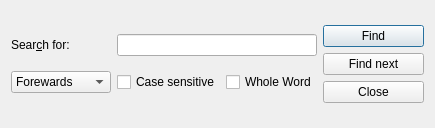
<?xml version="1.0" encoding="UTF-8"?>
<ui version="4.0">
 <class>SearchDialog</class>
 <widget class="QDialog" name="SearchDialog">
  <property name="geometry">
   <rect>
    <x>0</x>
    <y>0</y>
    <width>435</width>
    <height>128</height>
   </rect>
  </property>
  <property name="maximumSize">
   <size>
    <width>435</width>
    <height>128</height>
   </size>
  </property>
  <property name="windowTitle">
   <string>Search - Amiga Cross Editor</string>
  </property>
  <property name="windowIcon">
   <iconset resource="application.qrc">
    <normaloff>:/images/amiga_classic.png</normaloff>:/images/amiga_classic.png</iconset>
  </property>
  <layout class="QGridLayout" name="gridLayout_2">
   <item row="0" column="0">
    <layout class="QGridLayout" name="gridLayout">
     <item row="1" column="2">
      <widget class="QCheckBox" name="checkBox__MatchWord">
       <property name="text">
        <string>Whole Word</string>
       </property>
      </widget>
     </item>
     <item row="1" column="0">
      <widget class="QComboBox" name="comboBox_Direction">
       <property name="minimumSize">
        <size>
         <width>100</width>
         <height>0</height>
        </size>
       </property>
       <item>
        <property name="text">
         <string>Forewards</string>
        </property>
       </item>
       <item>
        <property name="text">
         <string>Backwards</string>
        </property>
       </item>
      </widget>
     </item>
     <item row="0" column="1" colspan="2">
      <widget class="QLineEdit" name="lineEdit_Search"/>
     </item>
     <item row="1" column="1">
      <widget class="QCheckBox" name="checkBox_CaseSensitivity">
       <property name="text">
        <string>Case sensitive</string>
       </property>
      </widget>
     </item>
     <item row="0" column="0">
      <widget class="QLabel" name="label">
       <property name="text">
        <string>Sear&amp;ch for:</string>
       </property>
       <property name="buddy">
        <cstring>lineEdit_Search</cstring>
       </property>
      </widget>
     </item>
    </layout>
   </item>
   <item row="0" column="1">
    <layout class="QVBoxLayout" name="verticalLayout">
     <item>
      <widget class="QPushButton" name="btn_Find">
       <property name="text">
        <string>Find</string>
       </property>
       <property name="icon">
        <iconset resource="application.qrc">
         <normaloff>:/images/search.png</normaloff>:/images/search.png</iconset>
       </property>
      </widget>
     </item>
     <item>
      <widget class="QPushButton" name="btn_Next">
       <property name="text">
        <string>Find next</string>
       </property>
      </widget>
     </item>
     <item>
      <widget class="QPushButton" name="btn_Close">
       <property name="text">
        <string>Close</string>
       </property>
       <property name="icon">
        <iconset resource="application.qrc">
         <normaloff>:/images/fileexit.png</normaloff>:/images/fileexit.png</iconset>
       </property>
      </widget>
     </item>
    </layout>
   </item>
  </layout>
 </widget>
 <resources>
  <include location="application.qrc"/>
 </resources>
 <connections>
  <connection>
   <sender>btn_Close</sender>
   <signal>clicked()</signal>
   <receiver>SearchDialog</receiver>
   <slot>close()</slot>
   <hints>
    <hint type="sourcelabel">
     <x>368</x>
     <y>103</y>
    </hint>
    <hint type="destinationlabel">
     <x>208</x>
     <y>63</y>
    </hint>
   </hints>
  </connection>
 </connections>
</ui>
